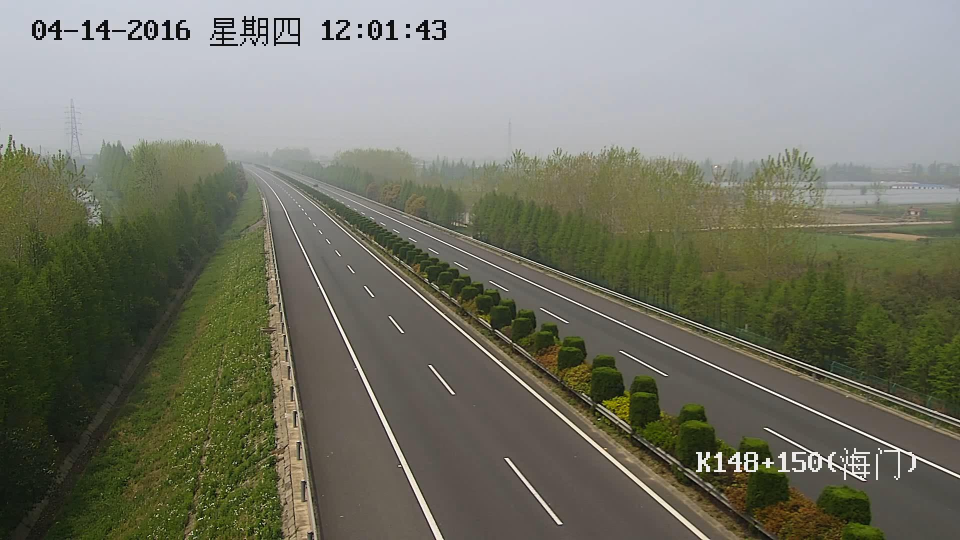
#> input picture driveway_extraction/six_ways/2_point_17E_48.jpg, 1920 x 1080 px (shown at 1/2 size); its folder holds 4 pictures in this run
$ python dehaze.py   (older library calls are emulated)
#> lines starting #> are read from the running program, lines starting #| are printed output that depends on the picture; after the words box and inside, x2 and y2 are one past the last pixel; in counts of white or black regions, pixels touching at a corner belong together
#> in deHaze, `Y = np.zeros(m.shape)`: Y: shape (1080, 1920, 3) float64; every value is 0
import cv2
import numpy as np
import matplotlib.pyplot as plt
import os


def zmMinFilterGray(src, r=7):
    '''最小值滤波，r是滤波器半径'''
#> called with r = 7
    if r <= 0:
        return src
    h, w = src.shape[:2]
#> h = 1080; w = 1920
    I = src
    res = np.minimum(I, I[[0] + list(range(h - 1)), :])
    res = np.minimum(res, I[list(range(1, h)) + [h - 1], :])
    I = res
    res = np.minimum(I, I[:, [0] + list(range(w - 1))])
    res = np.minimum(res, I[:, list(range(1, w)) + [w - 1]])
    return zmMinFilterGray(res, r - 1)
#> in zmMinFilterGray (call 6), `res = np.minimum(res, I[list(range(1, h)) + [h - 1], :])`:
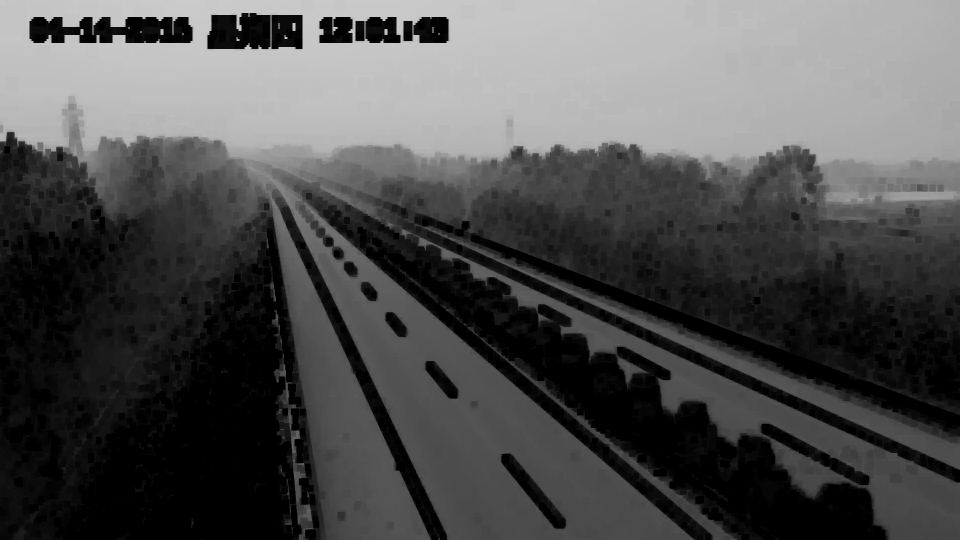
#> res: shape (1080, 1920) float64 (shown at 1/2 size); min 0, max 0.8, mean 0.311


def guidedfilter(I, p, r, eps):
    '''引导滤波，直接参考网上的matlab代码'''
#> called with r = 81, eps = 0.001
    height, width = I.shape
#> height = 1080; width = 1920
    m_I = cv2.boxFilter(I, -1, (r, r))
    m_p = cv2.boxFilter(p, -1, (r, r))
    m_Ip = cv2.boxFilter(I * p, -1, (r, r))
    cov_Ip = m_Ip - m_I * m_p

    m_II = cv2.boxFilter(I * I, -1, (r, r))
    var_I = m_II - m_I * m_I
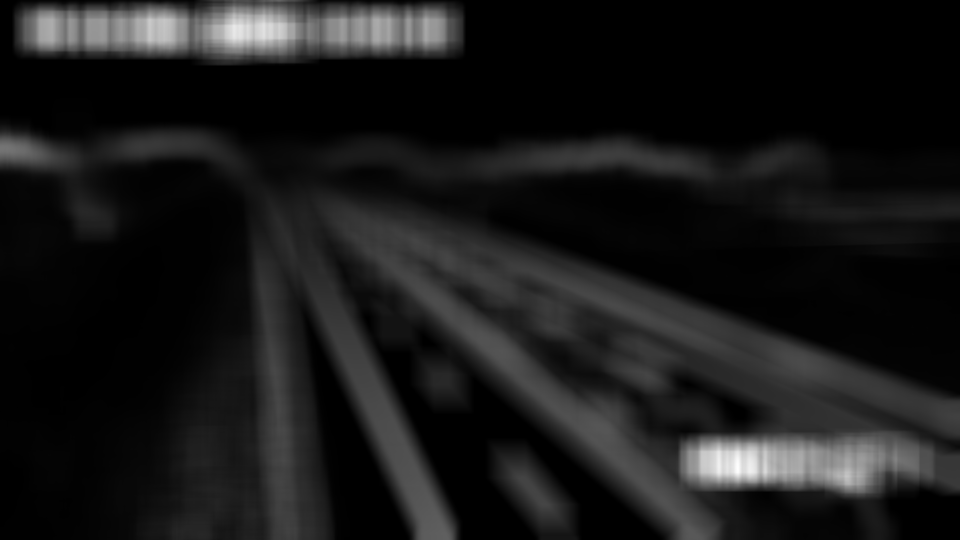
#> var_I: shape (1080, 1920) float64 (shown at 1/2 size); min 6.84e-07, max 0.118, mean 0.0117; drawn with min black and max white

    a = cov_Ip / (var_I + eps)
    b = m_p - a * m_I
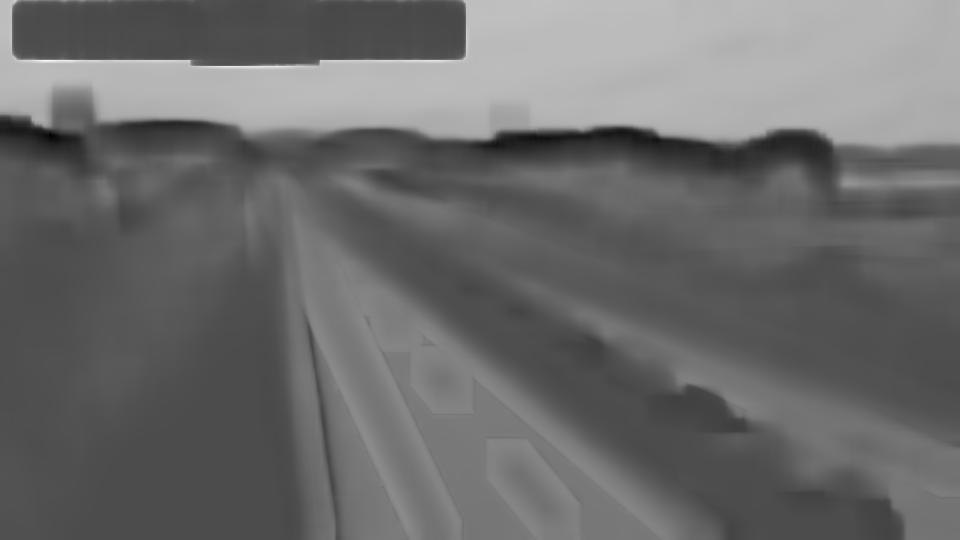
#> b: shape (1080, 1920) float64 (shown at 1/2 size); min -0.512, max 1.2, mean 0.211; drawn with min black and max white

    m_a = cv2.boxFilter(a, -1, (r, r))
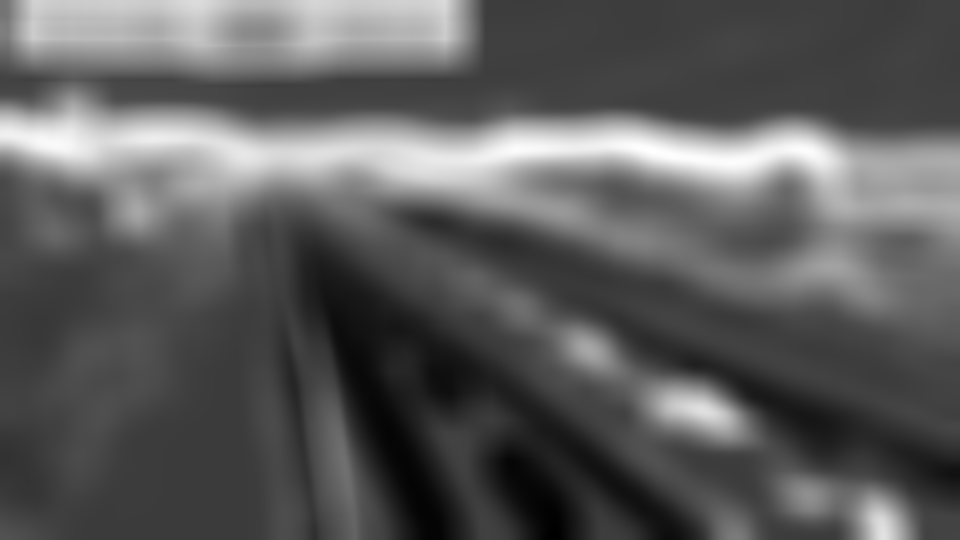
#> m_a: shape (1080, 1920) float64 (shown at 1/2 size); min -0.312, max 1.02, mean 0.174; drawn with min black and max white
    m_b = cv2.boxFilter(b, -1, (r, r))
    return m_a * I + m_b
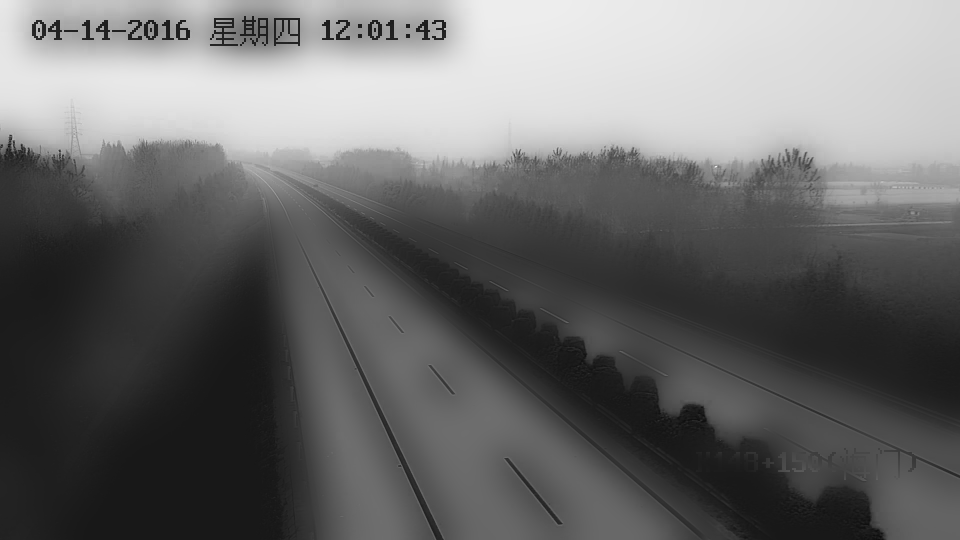
#> returned value: shape (1080, 1920) float64 (shown at 1/2 size); min -0.0872, max 0.836, mean 0.301; drawn with min black and max white


def getV1(m, r, eps, w, maxV1):  # 输入rgb图像，值范围[0,1]
    '''计算大气遮罩图像V1和光照值A, V1 = 1-t/A'''
    V1 = np.min(m, 2)  # 得到暗通道图像
    V1 = guidedfilter(V1, zmMinFilterGray(V1, 7), r, eps)  # 使用引导滤波优化
    bins = 2000
    ht = np.histogram(V1, bins)  # 计算大气光照A
    d = np.cumsum(ht[0]) / float(V1.size)
#> d = 2000 values from 4.82e-07 to 1
    for lmax in range(bins - 1, 0, -1):
        if d[lmax] <= 0.999:
            break
    A = np.mean(m, 2)[V1 >= ht[1][lmax]].max()
#> A = 0.988

    V1 = np.minimum(V1 * w, maxV1)  # 对值范围进行限制

    return V1, A


def deHaze(m, r=81, eps=0.001, w=0.95, maxV1=0.80, bGamma=False):
    Y = np.zeros(m.shape)
    V1, A = getV1(m, r, eps, w, maxV1)  # 得到遮罩图像和大气光照
#> A = 0.988
    for k in range(3):
        Y[:, :, k] = (m[:, :, k] - V1) / (1 - V1 / A)  # 颜色校正
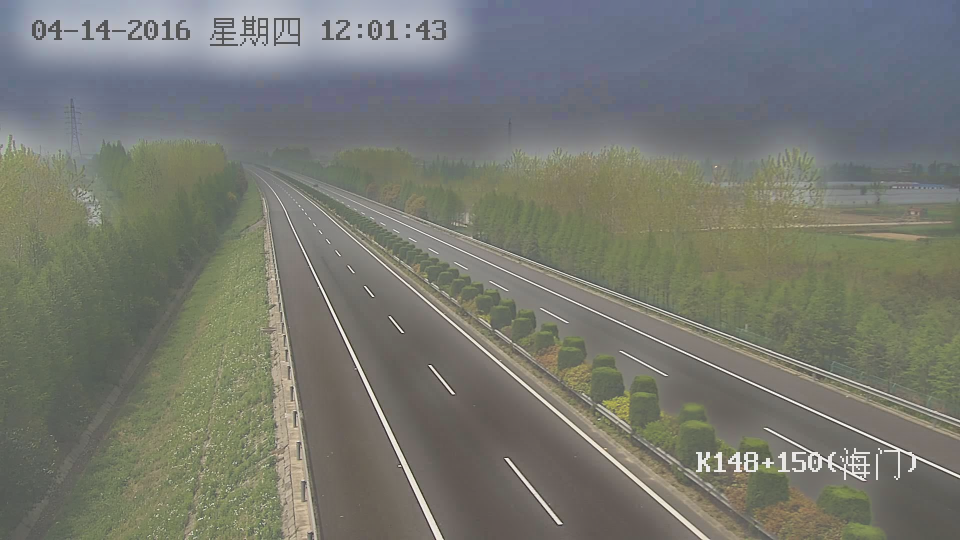
#> Y: shape (1080, 1920, 3) float64 (shown at 1/2 size); mean B, G, R 0.202, 0.247, 0.236; drawn with min black and max white
    Y = np.clip(Y, 0, 1)
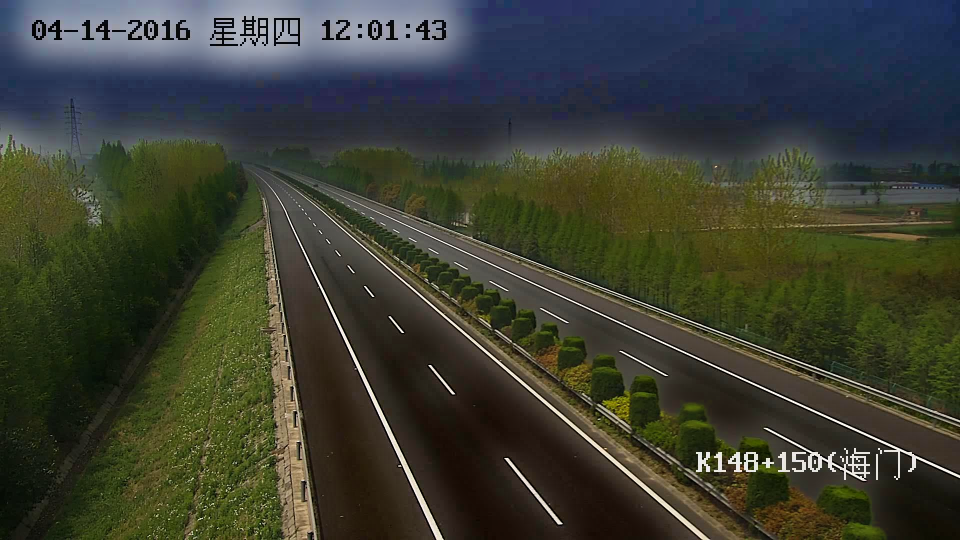
#> Y: shape (1080, 1920, 3) float64 (shown at 1/2 size); mean B, G, R 0.203, 0.248, 0.236
    if bGamma:
        Y = Y ** (np.log(0.5) / np.log(Y.mean()))  # gamma校正,默认不进行该操作
    return Y


def draw_way(image):
    m = deHaze(cv2.imread(image) / 255.0) * 255
    img = cv2.imread(image)
#> img is the input picture: shape (1080, 1920, 3); mean B, G, R 104.2, 118, 116.8
    cv2.imwrite("dehazed.jpg", m)
    img_dehazed = cv2.imread("dehazed.jpg")
    gray_dehazed = cv2.cvtColor(img_dehazed, cv2.COLOR_BGR2GRAY)
    # ret, thr = cv2.threshold(gray_dehazed, 120, 255, cv2.THRESH_BINARY)
    thr = cv2.Canny(gray_dehazed, 60, 120)
    kernel = cv2.getStructuringElement(cv2.MORPH_RECT, (3, 3))
    thr = cv2.dilate(thr, kernel)
    # plt.imshow(thr, cmap="gray")
    # plt.show()
    # filter the contours with large area or small perimeter
    _, cnts, _ = cv2.findContours(thr, cv2.RETR_TREE, cv2.CHAIN_APPROX_SIMPLE)
#> cnts = 5190 contours, 3975 with area under 20; largest, box (x1, y1, x2, y2) and area: (509, 329, 1920, 1080) 197141, (128, 373, 649, 1080) 174772, (0, 195, 229, 653) 52831, (1377, 294, 1890, 441) 17219, (496, 339, 891, 1080) 12842
    large_area_cnts = [i for i in cnts if cv2.contourArea(i) > (thr.shape[0] * thr.shape[1]) / 30]
#> large_area_cnts = 2 contours; box (x1, y1, x2, y2) and area: (509, 329, 1920, 1080) 197141, (128, 373, 649, 1080) 174772
    cv2.fillPoly(thr, large_area_cnts, 0)
    # plt.imshow(thr, cmap="gray")
    # plt.title("fill bigs")
    # plt.show()
    _, cnts, _ = cv2.findContours(thr, cv2.RETR_TREE, cv2.CHAIN_APPROX_SIMPLE)
#> cnts = 1564 contours, 922 with area under 20; largest, box (x1, y1, x2, y2) and area: (0, 195, 229, 653) 52831, (1377, 294, 1890, 441) 17219, (496, 339, 891, 1080) 12842, (1002, 287, 1292, 365) 8872, (1525, 850, 1742, 966) 7157
    small_peri_cnts = [i for i in cnts
                       if cv2.arcLength(i, closed=True) < np.max([cv2.arcLength(t, closed=True) for t in cnts]) / 3]
#> small_peri_cnts = 1559 contours, 922 with area under 20; largest, box (x1, y1, x2, y2) and area: (1525, 850, 1742, 966) 7157, (1519, 416, 1908, 462) 4442, (1005, 911, 1130, 1057) 3242, (546, 34, 602, 94) 2969, (479, 31, 538, 95) 2462
    cv2.fillPoly(thr, small_peri_cnts, 0)
    _, cnts, _ = cv2.findContours(thr, cv2.RETR_TREE, cv2.CHAIN_APPROX_SIMPLE)
#> cnts = 543 contours, 324 with area under 20; largest, box (x1, y1, x2, y2) and area: (0, 195, 229, 653) 51744, (1377, 294, 1890, 441) 17040, (496, 339, 891, 1080) 12462, (1002, 287, 1292, 365) 8764, (51, 387, 178, 545) 7224
    # squeezed_cnts = [i for i in cnts
    #                  if np.sqrt((np.max(np.squeeze(i, axis=1)[:, 0]) -
    #                              np.min(np.squeeze(i, axis=1)[:, 0])) ** 2 +
    #                             (np.max(np.squeeze(i, axis=1)[:, 1]) -
    #                              np.min(np.squeeze(i, axis=1)[:, 1])) ** 2) >
    #                  cv2.arcLength(i, closed=True) * 3]
    squeezed_cnts = [i for i in cnts if np.max(np.squeeze(i, axis=1)[:, 1]) -
                     np.min(np.squeeze(i, axis=1)[:, 1]) < thr.shape[0] / 4]
#> squeezed_cnts = 541 contours, 324 with area under 20; largest, box (x1, y1, x2, y2) and area: (1377, 294, 1890, 441) 17040, (1002, 287, 1292, 365) 8764, (51, 387, 178, 545) 7224, (633, 559, 753, 803) 1364, (74, 331, 114, 392) 922
    cv2.fillPoly(thr, squeezed_cnts, 0)
    plt.imshow(thr, cmap="gray")
    plt.title("fill squeezed ones")
    plt.show()
    cnts_valid = [i.tolist() for i in cnts]
#> cnts_valid = 543 items
    for i in large_area_cnts:
        if i.tolist() in cnts_valid:
            cnts_valid.remove(i.tolist())
#> this loop made 2 passes
    for i in small_peri_cnts:
        if i.tolist() in cnts_valid:
            cnts_valid.remove(i.tolist())
#> this loop made 1559 passes
#> i on passes 8, 16, 23: [[776, 1050], [776, 1054], [781, 1054], [781, 1050]], [[1280, 1011], [1280, 1015], [1285, 1015], [1285, 1011]], [[1729, 999], [1730, 998], [1731, 999], [1730, 1000]]
    for i in squeezed_cnts:
        if i.tolist() in cnts_valid:
            cnts_valid.remove(i.tolist())
#> this loop made 541 passes
#> i on passes 1 to 3: [[871, 1069], [873, 1071], [871, 1073], [869, 1071]], [[854, 1032], [856, 1034], [854, 1036], [852, 1034]], [[845, 1012], [847, 1014], [845, 1016], [843, 1014]]
#> after the loop, cnts_valid = 2 items
#> (the run stopped early here; a loop or call above may not have finished)
